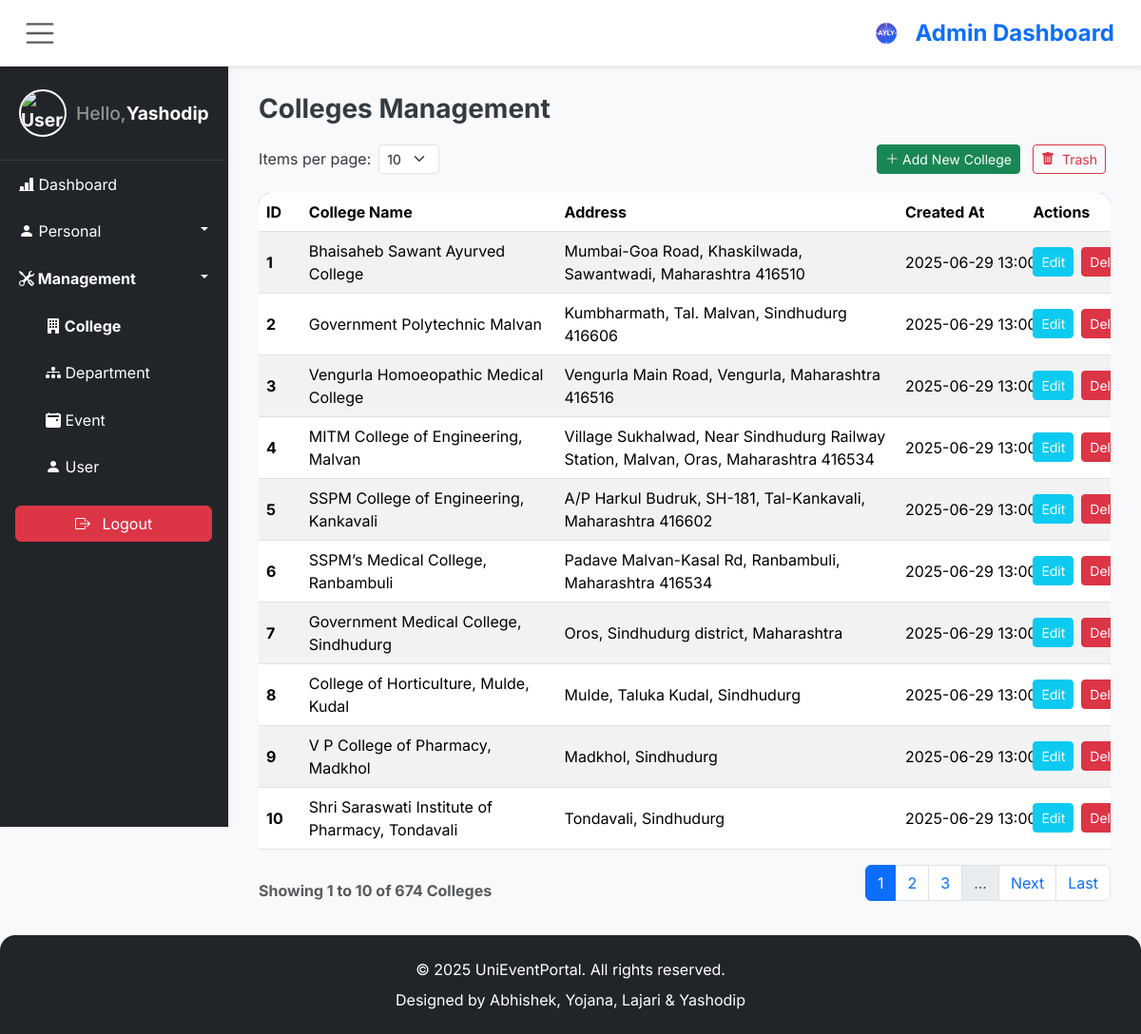
Page /admin_dashboard.php?section=colleges (signed in) on the committed database.
### tables this page shows
CREATE TABLE `users` (
  `user_id` int(11) NOT NULL,
  `first_name` varchar(100) NOT NULL,
  `middle_name` varchar(100) DEFAULT NULL,
  `last_name` varchar(100) NOT NULL,
  `email` varchar(255) NOT NULL,
  `password_hash` varchar(255) NOT NULL,
  `dob` date DEFAULT NULL,
  `contact_number` varchar(20) DEFAULT NULL,
  `college_id` int(11) DEFAULT NULL,
  `dept_id` int(11) DEFAULT NULL,
  `role_id` int(11) DEFAULT NULL,
  `created_at` timestamp NOT NULL DEFAULT current_timestamp(),
  `updated_at` timestamp NOT NULL DEFAULT current_timestamp() ON UPDATE current_timestamp(),
  `photourl` varchar(255) DEFAULT NULL,
  `status` tinyint(1) DEFAULT 1
);

CREATE TABLE `colleges` (
  `college_id` int(11) NOT NULL,
  `college_name` varchar(255) NOT NULL,
  `college_code` varchar(20) NOT NULL,
  `address` text DEFAULT NULL,
  `created_at` timestamp NOT NULL DEFAULT current_timestamp(),
  `updated_at` timestamp NOT NULL DEFAULT current_timestamp() ON UPDATE current_timestamp(),
  `status` tinyint(1) NOT NULL DEFAULT 1
);

### content/adminview/colleges.php (the view, shortened to what this page needs)
<?php
require_once __DIR__ . '/../../api/dbinclude.php';
$itemsPerPage = isset($_GET['per_page']) ? (int) $_GET['per_page'] : 10;
$page = isset($_GET['page']) ? (int) $_GET['page'] : 1;
$offset = ($page - 1) * $itemsPerPage;
$stmt = $conn->prepare("SELECT * FROM colleges WHERE status = 1 ORDER BY college_id ASC LIMIT ?, ?");
$stmt->bind_param("ii", $offset, $itemsPerPage);
$stmt->execute();
$result = $stmt->get_result();
$colleges = $result->fetch_all(MYSQLI_ASSOC);
$totalResult = $conn->query("SELECT COUNT(*) as total FROM colleges WHERE status = 1");
$totalColleges = $totalResult->fetch_assoc()['total'];
$totalPages = ceil($totalColleges / $itemsPerPage);
$showingFrom = ($totalColleges > 0) ? (($page - 1) * $itemsPerPage) + 1 : 0;
$showingTo = min($page * $itemsPerPage, $totalColleges);
?>
<div class="admin-section" id="colleges">
    <h2 class="h3 fw-bold">Colleges Management</h2>
    <div class="action-and-per-page-row">
        <form method="GET" class="d-flex align-items-center mb-0">
            <label for="per_page" class="form-label mb-0">Items per page:</label>
            <select name="per_page" id="per_page" class="form-select form-select-sm d-inline w-auto ms-2"
                onchange="this.form.submit()">
                <option value="10" <?php echo ($itemsPerPage == 10) ? 'selected' : ''; ?>>10</option>
            </select>
        </form>
        <div class="action-buttons">
            <a href="<?php echo base_url . 'admin_dashboard.php?section=add_college'; ?>"
                class="btn btn-success btn-sm">
                <i class="bi bi-plus-lg"></i> Add New College
            </a>
            <a href="<?php echo base_url . 'admin_dashboard.php?section=trash_colleges'; ?>"
                class="btn btn-outline-danger btn-sm">
                <i class="bi bi-trash-fill me-1"></i> Trash
            </a>
        </div>
    </div>
    <div class="table-responsive">
        <table class="table table-hover table-striped">
            <thead>
                <tr>
                    <th scope="col">ID</th>
                    <th scope="col">College Name</th>
                    <th scope="col">Address</th>
                    <th scope="col">Created At</th>
                    <th scope="col" class="actions-column">Actions</th>
                </tr>
            </thead>
            <tbody>
                <?php if (!empty($colleges)): ?>
                    <?php foreach ($colleges as $college): ?>
                        <tr>
                            <th scope="row"><?php echo htmlspecialchars($college['college_id']); ?></th>
                            <td><?php echo htmlspecialchars($college['college_name']); ?></td>
                            <td><?php echo htmlspecialchars($college['address']); ?></td>
                            <td><?php echo htmlspecialchars(date('Y-m-d H:i', strtotime($college['created_at']))); ?>
                            </td>
                            <td class="actions-column">
                                <div class="d-flex">
                                    <a href="<?php echo base_url . 'admin_dashboard.php?section=add_college&college_id=';?><?php echo htmlspecialchars($college['college_id']); ?>"
                                        class="btn btn-sm btn-info text-white me-2">Edit</a>
                                    <button class="btn btn-sm btn-danger delete-college-btn"
                                        data-id="<?php echo htmlspecialchars($college['college_id']); ?>">Delete</button>
                                </div>
                            </td>
                        </tr>
                    <?php endforeach; ?>
                <?php else: ?>
                    <tr>
                        <td colspan="5" class="text-center text-muted">No colleges found.</td>
                    </tr>
                <?php endif; ?>
            </tbody>
        </table>
    </div>
    <nav aria-label="Page navigation">
        <div class="pagination-info-container">
            <p class="text-muted mb-0 fw-bold">Showing <?php echo $showingFrom; ?> to
                <?php echo $showingTo; ?> of
                <?php echo $totalColleges; ?> Colleges
            </p>
            <ul class="pagination justify-content-center">
                <?php
                $numLinks = 4;
                $startPageDisplay = max(1, $page - floor($numLinks / 2));
                $endPageDisplay = min($totalPages, $page + floor($numLinks / 2));
                for ($i = $startPageDisplay; $i <= $endPageDisplay; $i++): ?>
                    <li class="page-item <?php echo ($i == $page) ? 'active' : ''; ?>">
                        <a class="page-link"
                            href="?section=colleges&page=<?php echo $i; ?>&per_page=<?php echo $itemsPerPage; ?>"><?php echo $i; ?></a>
                    </li>
                <?php endfor;
                if ($endPageDisplay < $totalPages) {
                    echo '<li class="page-item disabled"><span class="page-link">...</span></li>';
                }
                if ($page < $totalPages) {
                    echo '<li class="page-item"><a class="page-link" href="?section=colleges&page=' . ($page + 1) . '&per_page=' . $itemsPerPage . '">Next</a></li>';
                }
                if ($page < $totalPages) {
                    echo '<li class="page-item"><a class="page-link" href="?section=colleges&page=' . $totalPages . '&per_page=' . $itemsPerPage . '">Last</a></li>';
                }
                ?>
            </ul>
        </div>
    </nav>
</div>

### includes/header.php (shortened to what this page needs)
<?php
require_once __DIR__ . '/../api/dbinclude.php';
$loggedInUserId = $_SESSION['user_id'] ?? null;
$loggedInUserType = $_SESSION['role_id'] ?? null;
$adminDetails = [];
try {
    $stmt = $conn->prepare("SELECT * FROM users WHERE user_id = ? AND role_id = 5");
    $stmt->bind_param('i', $loggedInUserId);
    $stmt->execute();
    $result = $stmt->get_result();
    $adminDetails = $result->fetch_assoc();
} catch (Exception $e) {
    $error_message_header = "Error loading initial data: " . $e->getMessage();
    error_log("Admin Panel header data fetch error: " . $e->getMessage());
    $adminDetails = [
        'first_name' => 'Unknown',
        'middle_name' => '',
        'last_name' => 'Admin',
        'email' => 'error@example.com',
        'dob' => '1970-01-01',
        'contact_number' => 'N/A',
        'college_id' => null,
        'dept_id' => null,
        'photourl' => 'https://placehold.co/50x50/cccccc/333333?text=Error'
    ];
} finally {
    if (isset($conn) && $conn && !$conn->connect_error) {
    }
}
$currentSection = isset($_GET['section']) ? $_GET['section'] : 'dashboard';
$adminName = trim(
    ($adminDetails['first_name'])
);
$adminProfilePic = $adminDetails['photourl'];
?>
<!DOCTYPE html>
<html lang="en">
<head>
    <link href="https://cdn.jsdelivr.net/npm/bootstrap@5.3.3/dist/css/bootstrap.min.css" rel="stylesheet"
>
    <link rel="stylesheet" href="https://cdn.jsdelivr.net/npm/bootstrap-icons@1.11.3/font/bootstrap-icons.min.css">
</head>
<body>
    <nav class="navbar navbar-expand-lg navbar-light bg-light">
        <div class="container-fluid">
            <button class="btn btn-outline-primary me-2" id="sidebarToggle" aria-label="Toggle Sidebar">
                <span class="navbar-toggler-icon"></span>
            </button>
            <a class="navbar-brand d-flex align-items-center" href="admin_dashboard.php">
                <svg width="40" height="40" viewBox="0 0 220 200" fill="none" xmlns="http://www.w3.org/2000/svg"
                    class="me-2">
                    <text x="100" y="110" font-family="Inter, sans-serif" font-size="38" font-weight="bold" fill="white"
                        text-anchor="middle">AYLY</text>
                </svg>
                <span class="fs-4 fw-bold text-primary"><?php
                switch ($loggedInUserType) {
                    case 5:
                        echo "Admin";
                        break;
                }
                ?> Dashboard</span>
            </a>
        </div>
    </nav>
    <div class="d-flex" id="wrapper">
        <div class="bg-dark border-right" id="sidebar-wrapper">
            <div class="sidebar-heading">
                <img src="<?php echo htmlspecialchars($adminProfilePic); ?>" alt="User Avatar"
                    class="rounded-circle avatar-img">
                <span class="hello-text">Hello, </span><?php echo htmlspecialchars($adminName); ?>
            </div>
            <div class="list-group list-group-flush">
                <a href="admin_dashboard.php?section=dashboard"
                    class="list-group-item list-group-item-action bg-dark text-white <?php echo ($currentSection == 'dashboard') ? 'active' : ''; ?>">
                    <i class="bi bi-bar-chart-line-fill"></i> Dashboard
                </a>
                <a href="#personalSubmenu" data-bs-toggle="collapse"
                    aria-expanded="<?php echo (in_array($currentSection, ['profile', 'settings'])) ? 'true' : 'false'; ?>"
                    class="list-group-item list-group-item-action bg-dark text-white dropdown-toggle <?php echo (in_array($currentSection, ['profile', 'settings'])) ? 'active' : ''; ?>">
                    <i class="bi bi-person-fill"></i> Personal
                </a>
                <a href="#managementSubmenu" data-bs-toggle="collapse"
                    aria-expanded="<?php echo (in_array($currentSection, ['colleges', 'departments', 'events', 'users'])) ? 'true' : 'false'; ?>"
                    class="list-group-item list-group-item-action bg-dark text-white dropdown-toggle <?php echo (in_array($currentSection, ['colleges', 'departments', 'events', 'users'])) ? 'active' : ''; ?>">
                    <i class="bi bi-tools"></i> Management
                </a>
                <div class="collapse <?php echo (in_array($currentSection, ['colleges', 'departments', 'events', 'users'])) ? 'show' : ''; ?>"
                    id="managementSubmenu">
                    <a href="admin_dashboard.php?section=colleges"
                        class="list-group-item list-group-item-action bg-dark text-white <?php echo ($currentSection == 'colleges') ? 'active' : ''; ?>">
                        <i class="bi bi-building-fill"></i> College
                    </a>
                    <a href="admin_dashboard.php?section=departments"
                        class="list-group-item list-group-item-action bg-dark text-white <?php echo ($currentSection == 'departments') ? 'active' : ''; ?>">
                        <i class="bi bi-diagram-3-fill"></i> Department
                    </a>
                    <a href="admin_dashboard.php?section=events"
                        class="list-group-item list-group-item-action bg-dark text-white <?php echo ($currentSection == 'events') ? 'active' : ''; ?>">
                        <i class="bi bi-calendar2-event-fill"></i> Event
                    </a>
                    <a href="admin_dashboard.php?section=users"
                        class="list-group-item list-group-item-action bg-dark text-white <?php echo ($currentSection == 'users') ? 'active' : ''; ?>">
                        <i class="bi bi-person-fill"></i> User
                    </a>
                </div>
            </div>
            <div class="p-3">
                <a href="logout.php" class="btn btn-danger w-100 rounded-lg">
                    <i class="bi bi-box-arrow-right me-2"></i> Logout
                </a>
            </div>
        </div>
        <div id="page-content-wrapper"
            class="<?php echo ($currentSection == 'dashboard') ? 'dashboard-disabled' : ''; ?>">

### rows in the picture
users: first_name "Yashodip"
colleges: college_id "1", college_name "Bhaisaheb Sawant Ayurved College", address "Mumbai-Goa Road, Khaskilwada, Sawantwadi, Maharashtra 416510", created_at "2025-06-29 13:00"
colleges: college_id "2", college_name "Government Polytechnic Malvan", address "Kumbharmath, Tal. Malvan, Sindhudurg 416606", created_at "2025-06-29 13:00"
colleges: college_id "3", college_name "Vengurla Homoeopathic Medical College", address "Vengurla Main Road, Vengurla, Maharashtra 416516", created_at "2025-06-29 13:00"
colleges: college_id "4", college_name "MITM College of Engineering, Malvan", address "Village Sukhalwad, Near Sindhudurg Railway Station, Malvan, Oras, Maharashtra 416534", created_at "2025-06-29 13:00"
colleges: college_id "5", college_name "SSPM College of Engineering, Kankavali", address "A/P Harkul Budruk, SH-181, Tal-Kankavali, Maharashtra 416602", created_at "2025-06-29 13:00"
colleges: college_id "6", college_name "SSPM’s Medical College, Ranbambuli", address "Padave Malvan-Kasal Rd, Ranbambuli, Maharashtra 416534", created_at "2025-06-29 13:00"
colleges: college_id "7", college_name "Government Medical College, Sindhudurg", address "Oros, Sindhudurg district, Maharashtra", created_at "2025-06-29 13:00"
colleges: college_id "8", college_name "College of Horticulture, Mulde, Kudal", address "Mulde, Taluka Kudal, Sindhudurg", created_at "2025-06-29 13:00"
colleges: college_id "9", college_name "V P College of Pharmacy, Madkhol", address "Madkhol, Sindhudurg", created_at "2025-06-29 13:00"
colleges: college_id "10", college_name "Shri Saraswati Institute of Pharmacy, Tondavali", address "Tondavali, Sindhudurg", created_at "2025-06-29 13:00"

### other values in the picture
$showingFrom "1"
$showingTo "10"
$totalColleges "674"
